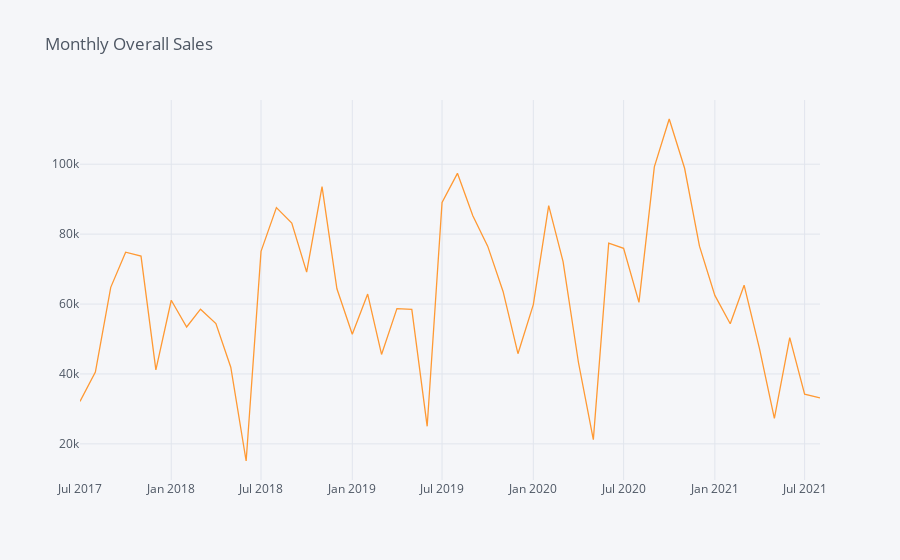

The notebook cell this image was saved under:
### Code cell
sales_monthly['quantity'].iplot(title="Monthly Overall Sales")

### Figure 1 — Plotly figure (JSON) as saved in the notebook; plotly's stock layout.template omitted (floating-point values rounded to 4 significant figures)
{"data": [{"line": {"color": "rgba(255, 153, 51, 1.0)", "dash": "solid", "shape": "linear", "width": 1.3}, "mode": "lines", "name": "quantity", "text": "", "type": "scatter", "x": ["2017-07", "2017-08", "2017-09", "2017-10", "2017-11", "2017-12", "2018-01", "2018-02", "2018-03", "2018-04", "2018-05", "2018-06", "2018-07", "2018-08", "2018-09", "2018-10", "2018-11", "2018-12", "2019-01", "2019-02", "2019-03", "2019-04", "2019-05", "2019-06", "2019-07", "2019-08", "2019-09", "2019-10", "2019-11", "2019-12", "2020-01", "2020-02", "2020-03", "2020-04", "2020-05", "2020-06", "2020-07", "2020-08", "2020-09", "2020-10", "2020-11", "2020-12", "2021-01", "2021-02", "2021-03", "2021-04", "2021-05", "2021-06", "2021-07", "2021-08"], "y": [32150.0, 40520.0, 64770.0, 74840.0, 73720.0, 41150.0, 61083, 53440.0, 58530.0, 54430.0, 41920.0, 15105, 75060.0, 87592, 83166, 69122, 93579, 64360.0, 51340.0, 62843, 45590.0, 58710.0, 58457, 25025, 89038, 97390.0, 85275, 76557, 63610.0, 45800.0, 59843, 88144, 72160, 43280.0, 21210.0, 77440.0, 75940.0, 60469, 99234, 112900.0, 98833, 76551, 62460.0, 54352, 65390.0, 47230.0, 27328, 50405, 34220.0, 33130.0]}], "layout": {"legend": {"bgcolor": "#F5F6F9", "font": {"color": "#4D5663"}}, "paper_bgcolor": "#F5F6F9", "plot_bgcolor": "#F5F6F9", "title": {"font": {"color": "#4D5663"}, "text": "Monthly Overall Sales"}, "xaxis": {"gridcolor": "#E1E5ED", "showgrid": true, "tickfont": {"color": "#4D5663"}, "title": {"font": {"color": "#4D5663"}, "text": ""}, "zerolinecolor": "#E1E5ED"}, "yaxis": {"gridcolor": "#E1E5ED", "showgrid": true, "tickfont": {"color": "#4D5663"}, "title": {"font": {"color": "#4D5663"}, "text": ""}, "zerolinecolor": "#E1E5ED"}}}
